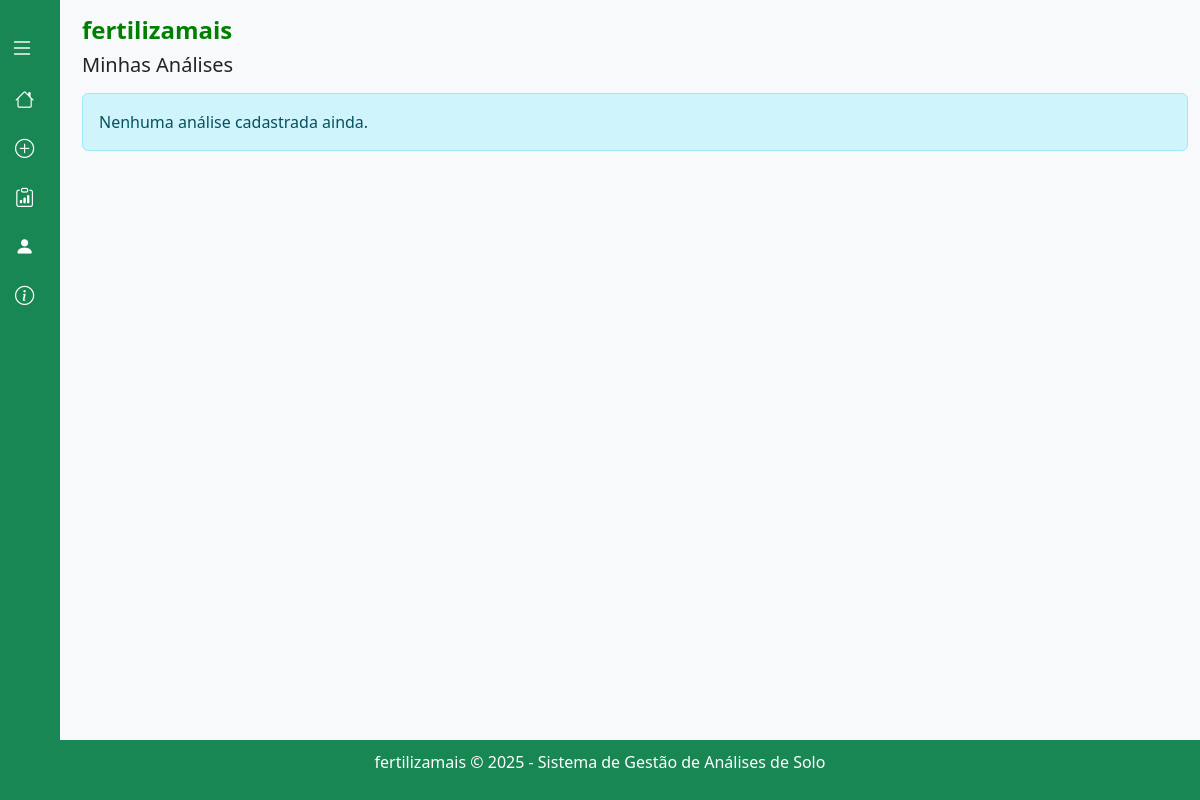
/analises.php (signed in), run on an earlier commit of the app's database.
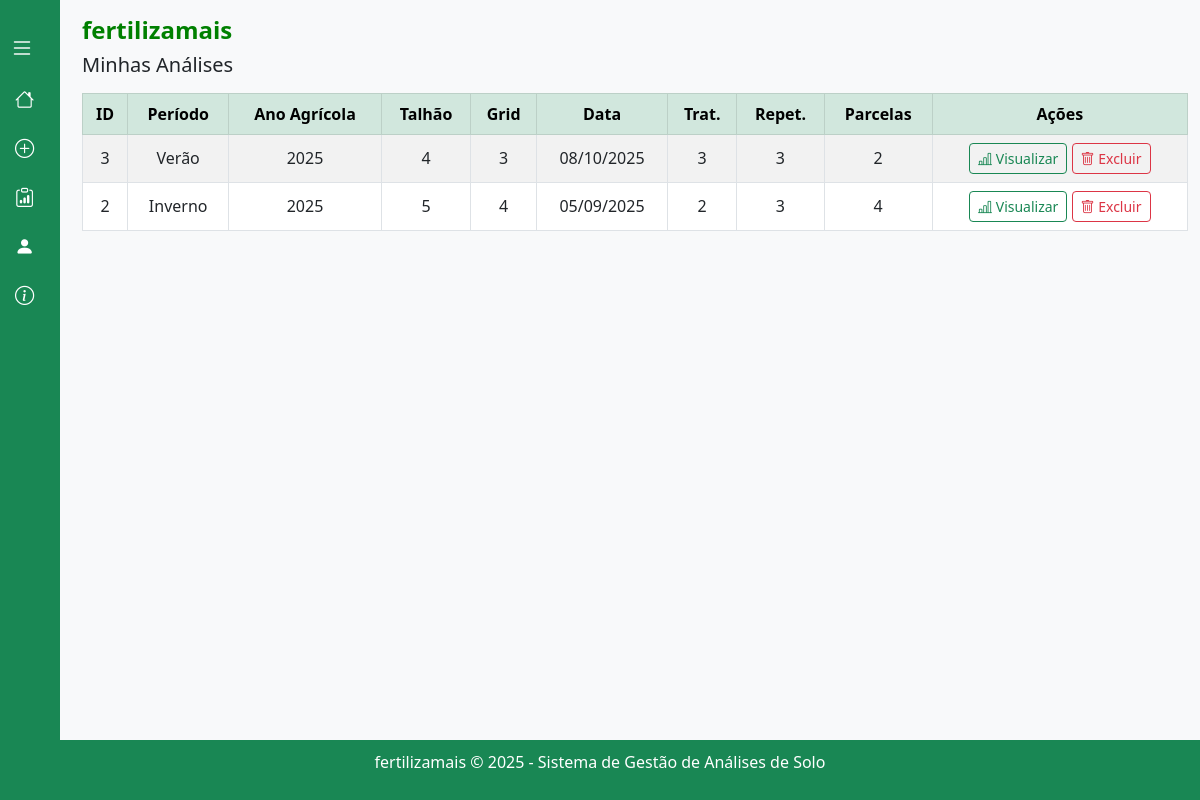
And on a later commit of the database.
### tables this page shows
CREATE TABLE analises (
    id INTEGER PRIMARY KEY AUTOINCREMENT,
    usuario TEXT,
    periodo TEXT,
    anoAgricola TEXT,
    talhao TEXT,
    grid TEXT,
    dataAnalise TEXT,
    numTratamentos INTEGER,
    numRepeticoes INTEGER,
    numParcelas INTEGER,
    -- Solo Antes
    argilaAntes TEXT,
    phH2OAntes TEXT,
    smpAntes TEXT,
    moAntes TEXT,
    pAntes TEXT,
    kAntes TEXT,
    mgAntes TEXT,
    alValorAntes TEXT,
    alAntes TEXT,
    caAntes TEXT,
    ctcAntes TEXT,
    mgkAntes TEXT,
    halAntes TEXT,
    camgAntes TEXT,
    cakAntes TEXT,
    cuAntes TEXT,
    sAntes TEXT,
    znAntes TEXT,
    mnAntes TEXT,
    bAntes TEXT,
    feAntes TEXT,
    ceAntes TEXT,
    -- Solo Depois
    argilaDepois TEXT,
    phH2ODepois TEXT,
    smpDepois TEXT,
    moDepois TEXT,
    pDepois TEXT,
    kDepois TEXT,
    mgDepois TEXT,
    alValorDepois TEXT,
    alDepois TEXT,
    caDepois TEXT,
    ctcDepois TEXT,
    mgkDepois TEXT,
    halDepois TEXT,
    camgDepois TEXT,
    cakDepois TEXT,
    cuDepois TEXT,
    sDepois TEXT,
    znDepois TEXT,
    mnDepois TEXT,
    bDepois TEXT,
    feDepois TEXT,
    ceDepois TEXT
);

### analises.php (the view, shortened to what this page needs)
<?php
$db = new PDO("sqlite:fertilizaMais.db");
$usuario = $_SESSION['usuario'];
$stmt = $db->prepare("SELECT id, periodo, anoAgricola, talhao, grid, dataAnalise, numTratamentos, numRepeticoes, numParcelas FROM analises WHERE usuario = ? ORDER BY id DESC");
$stmt->execute([$usuario]);
$analises = $stmt->fetchAll(PDO::FETCH_ASSOC);
?>
<!DOCTYPE html>
<html lang="pt-br">
<head>
    <link href="https://cdn.jsdelivr.net/npm/bootstrap@5.3.0/dist/css/bootstrap.min.css" rel="stylesheet">
    <link href="https://cdn.jsdelivr.net/npm/bootstrap-icons@1.10.0/font/bootstrap-icons.css" rel="stylesheet">
</head>
<body>
    <div class="sidebar" id="sidebar">
        <div class="sidebar-menu">
            <button class="toggle-btn" onclick="toggleSidebar()">
                <i class="bi bi-list"></i>
            </button>
            <a href="principal.php" class="sidebar-item">
                <i class="bi bi-house"></i>
            </a>
            <a href="index.php" class="sidebar-item">
                <i class="bi bi-plus-circle"></i>
            </a>
            <a href="analises.php" class="sidebar-item">
                <i class="bi bi-clipboard-data"></i>
            </a>
            <a href="usuarios.php" class="sidebar-item">
                <i class="bi bi-person-fill"></i>
            </a>
            <a href="#" class="sidebar-item" data-bs-toggle="modal" data-bs-target="#sobreModal">
                <i class="bi bi-info-circle"></i>
            </a>
        </div>
    </div>
<div class="container-fluid">
    <div class="py-3">
        <h4 class="logo">fertilizamais</h4>
        <h5 class="mb-3">Minhas Análises</h5>
        <?php if (count($analises) > 0): ?>
            <div class="table-responsive">
                 <table class="table table-bordered table-striped text-center align-middle">
                    <thead class="table-success">
                        <tr>
                            <th>ID</th>
                            <th>Período</th>
                            <th>Ano Agrícola</th>
                            <th>Talhão</th>
                            <th>Grid</th>
                            <th>Data</th>
                            <th>Trat.</th>
                            <th>Repet.</th>
                            <th>Parcelas</th>
                            <th>Ações</th>
                        </tr>
                    </thead>
                    <tbody>
                        <?php foreach ($analises as $a): ?>
                            <tr>
                                <td><?php echo $a['id']; ?></td>
                                <td><?php echo htmlspecialchars($a['periodo']); ?></td>
                                <td><?php echo htmlspecialchars($a['anoAgricola']); ?></td>
                                <td><?php echo htmlspecialchars($a['talhao']); ?></td>
                                <td><?php echo htmlspecialchars($a['grid']); ?></td>
                                <td><?php echo !empty($a['dataAnalise']) ? date('d/m/Y', strtotime($a['dataAnalise'])) : 'N/A'; ?></td>
                                <td><?php echo $a['numTratamentos']; ?></td>
                                <td><?php echo $a['numRepeticoes']; ?></td>
                                <td><?php echo $a['numParcelas']; ?></td>
                                <td class="text-center">
                                <a href="ver_analise.php?id=<?php echo $a['id']; ?>" class="btn btn-outline-success btn-sm">
                                <i class="bi bi-bar-chart-line"></i> Visualizar
                                </a>
                                <a href="analises.php?delete=<?php echo $a['id']; ?>" class="btn btn-outline-danger btn-sm"
                                onclick="return confirm('Tem certeza que deseja excluir esta análise?');">
                                <i class="bi bi-trash"></i> Excluir
                                </a>
                                </td>
                            </tr>
                        <?php endforeach; ?>
                    </tbody>
                </table>
            </div>
        <?php else: ?>
            <div class="alert alert-info">Nenhuma análise cadastrada ainda.</div>
        <?php endif; ?>
    </div>
</div>
<footer>
    <p>fertilizamais © 2025 - Sistema de Gestão de Análises de Solo</p>
</footer>
</body>
</html>

### analises.php (style rules this page uses)
:root { --primary-color: #198754; --secondary-color: #146c43; --light-bg: #f8f9fa; }
body { font-family: 'Segoe UI', system-ui, -apple-system, sans-serif; background-color: var(--light-bg); margin-left: 70px; transition: margin-left 0.3s; }
.sidebar { width: 60px; height: 100vh; position: fixed; left: 0; top: 0; background-color: var(--primary-color); color: white; transition: width 0.3s; overflow-x: hidden; z-index: 1000; }
.sidebar-menu { padding-top: 20px; }
.sidebar-item { padding: 10px 15px; color: white; text-decoration: none; display: flex; align-items: center; transition: background-color 0.3s; }
.sidebar-item i { margin-right: 10px; font-size: 1.2rem; min-width: 25px; }
.toggle-btn { background: none; border: none; color: white; font-size: 1.5rem; padding: 10px; cursor: pointer; width: 100%; text-align: left; }
.logo { font-weight: bold; color: green; font-size: 24px; }
footer { position: fixed; left: 0px; bottom: 0px; text-align: center; padding: 10px; background-color: #198754; color: #fff; font-size: 1rem; width: 100vw; }

What changed in the data, as far as the page shows it:
added analises: id "3", periodo "Verão", anoAgricola "2025", talhao "4", grid "3", dataAnalise "08/10/2025", numTratamentos "3", numRepeticoes "3", numParcelas "2"
added analises: id "2", periodo "Inverno", anoAgricola "2025", talhao "5", grid "4", dataAnalise "05/09/2025", numTratamentos "2", numRepeticoes "3", numParcelas "4"
Also different on the page:
text no longer shown: "Nenhuma análise cadastrada ainda."
text now shown: "ID Período Ano Agrícola Talhão Grid Data Trat. Repet. Parcelas Ações"
